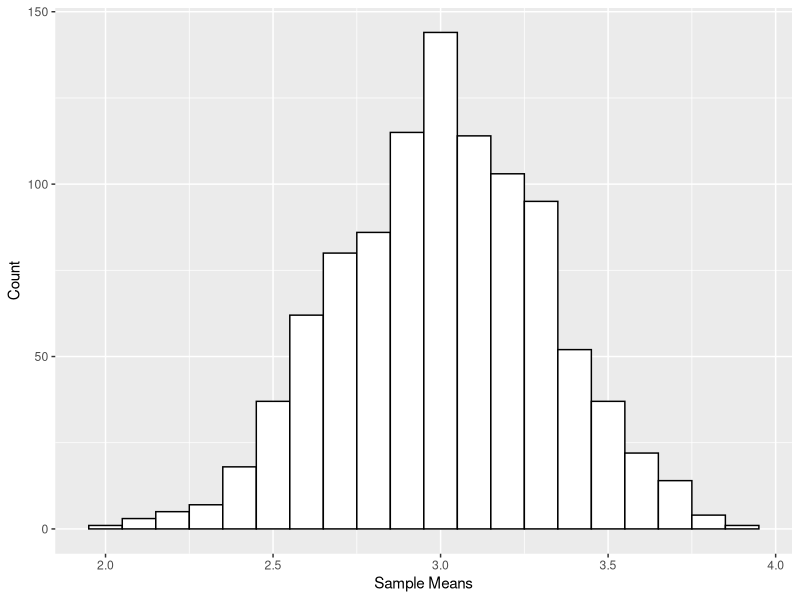
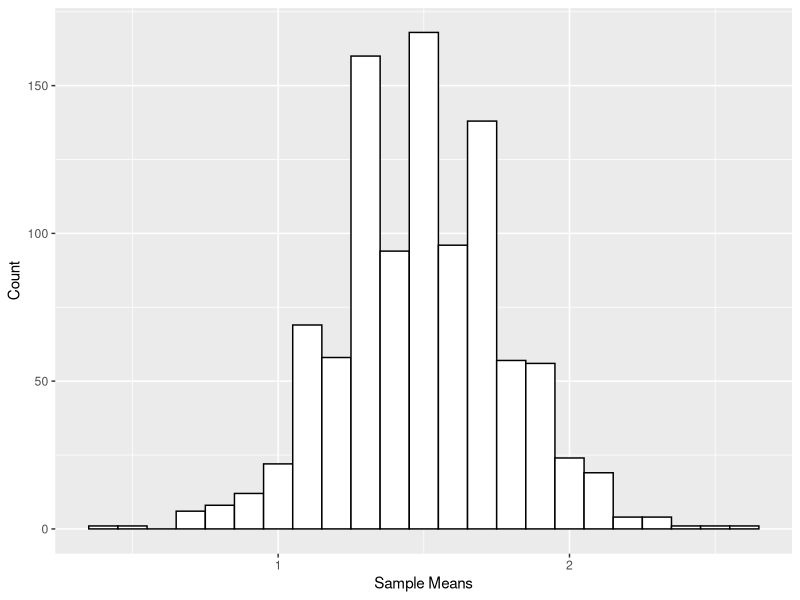
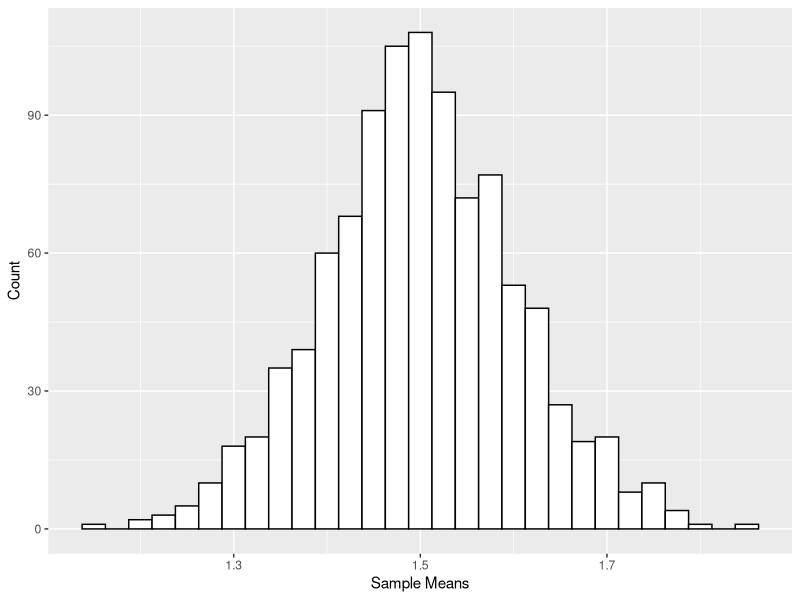

These charts were generated, in order, by the following R code:
# main.R
# This file contains the implementation of the functions in the Project 2
# NOTE: THIS SCRIPT WAS COMPILED ON A LINUX MACHINE - SOME STATEMENTS MAY THROW
# WARNINGS OR ERRORS IN OTHER SYSTEMS

library(ggplot2)  # for generating high quality plots
set.seed(0)  # seed the random generators

# LaTex template for the output
outputTemplate <- "\\subsection{Output}

    The first sample mean and standard deviation were computed:

    \\[ E(\\overline{X}) = %.3f, \\ \\sigma_{\\overline{X}} = %.3f \\]

    All the samples were then used to find the sample mean and standard
    deviation. The theoretical values were also computed based on the
    relationships:

    \\[ \\mu = %s \\]
    \\[ E(\\overline{X}) = %s \\]
    \\[ \\sigma = %s \\]
    \\[ \\sigma_{\\overline{X}} = %s \\]

    \\begin{table}[h]
        \\centering
        \\begin{tabular*}{200pt}{@{\\extracolsep{\\fill}} c c c}

        & \\textbf{Computed} & \\textbf{Theoretical} \\\\
        \\hline
        $\\mu$ & %.3f  & %.3f \\\\
        E($\\overline{X}$) & %.3f & %.3f \\\\
        $\\sigma$ & %.3f & %.3f \\\\
        $\\sigma$\\textsubscript{$\\overline{X}$} & %.3f & %.3f \\\\

        \\end{tabular*}
    \\end{table}
"

# global variables
NUMSAMPS <- 1000  # number of random samples per distribution

randDist <- function(N, a, b, distType, outputFile) {
    # Generates a random normal or binomial distribution.
    # 
    # Args:
    #   N: size of sample
    #   a: First distribution parameter.
    #       a = mu for normal distribution
    #       a = n for binomial distribution
    #   b: Second distribution parameter.
    #       b = sigma for normal distribution
    #       b = p for binomial distribution
    #   distType: Type of distribution.
    #       Options: "normal", "binomial"
    #   outputFile: Name of LaTex output file

    # initialize variables to hold data for the first sample
    firstMean <- firstStd <- 0

    # initialize distribution variables
    mu <- sigma <- n <- p <- 0

    # initialize empty arrays
    sampMeans <- generatedData <- rep(0, times=NUMSAMPS)

    # rename parameter values to distribution parameters for convenience
    if (distType == "normal") {
        mu <- a
        sigma <- b
    } else if (distType == "binomial") {
        n <- a
        p <- b
    }

    # generate 1000 samples
    for (i in 1:NUMSAMPS) {

        # generate distribution based on type chosen
        if (distType == "normal") {
            generatedData <- rnorm(N, mu, sigma)
        } else if (distType == "binomial") {
            generatedData <- rbinom(N, n, p)
        }

        # store the sample means in vector
        sampMeans[i] = sum(generatedData)/N

        if (i == 1) {

            # store the first sample mean
            firstMean = sum(generatedData)/N

            # store the first sample standard deviation
            if (distType == "normal") {
                # sigma/sqrt(N) if normal
                firstStd = sigma/sqrt(N)
            } else if (distType == "binomial") {
                # sqrt(n*p*(1-p)/N) if binomial
                firstStd = sqrt(n*p*(1-p)/N)
            }

        }

    }

    # generate templates based on the distribution type and computed values
    outputData <- ''
    if (distType == "normal") {
        outputData <- sprintf(
            outputTemplate,
            firstMean, firstStd,
            "\\mu", "\\mu", "\\sigma", "\\frac{\\sigma}{\\sqrt{n}}",
            mu, mu,
            mean(sampMeans), mu,
            sigma, sigma,
            sd(sampMeans), sigma/sqrt(N)
        )
    } else if (distType == "binomial") {
        outputData <- sprintf(
            outputTemplate,
            firstMean, firstStd,
            "np", "np", "\\sqrt{np(1-p)}", "\\sqrt{\\frac{np(1-p)}{N}}",
            n*p, n*p,
            mean(sampMeans), n*p,
            sqrt(n*p*(1-p)), sqrt(n*p*(1-p)),
            sd(sampMeans), sqrt(n*p*(1-p)/N)
        )
    }

    # dump output to LaTex modules
    sink(outputFile, append=FALSE, split=FALSE)
    cat(outputData)
    sink()  # return stdout to console

    return(sampMeans)

}


plotHist <- function(sampMeans, figureFile, binwidth) {
    # Plot a histogram of the data
    #
    # Args:
    #   sampMeans: the sample means generated from the random distributions
    #   figureFile: file name of the output plot
    #   binwidth: width of the bins of the histogram

    histPlot <- ggplot() + aes(sampMeans) + 
        geom_histogram(binwidth=binwidth, color="black", fill="white") +
        labs(y="Count", x="Sample Means")

    # save plot to filename
    ggsave(filename=paste0("figures/", figureFile), plot=histPlot)

}


# ------------------------------ Part 1 ------------------------------

# initialize parameters for normal distribution
N <- 40  # size
mu <- 3  # mean
sigma <- 2  # standard deviation

sampMeans <- randDist(N, mu, sigma, "normal", "part1.tex")
plotHist(sampMeans, "hist1.png", 0.1)


# ------------------------------ Part 2 ------------------------------

# initialize parameters for binomial distribution
N <- 15
n <- 10
p <- 0.15

sampMeans <- randDist(N, n, p, "binomial", "part2.tex")
plotHist(sampMeans, "hist2.png", 0.1)


# ------------------------------ Part 3 ------------------------------

# initialize parameters for binomial distribution
N <- 120
n <- 10
p <- 0.15

sampMeans <- randDist(N, n, p, "binomial", "part3.tex")
plotHist(sampMeans, "hist3.png", 0.025)
